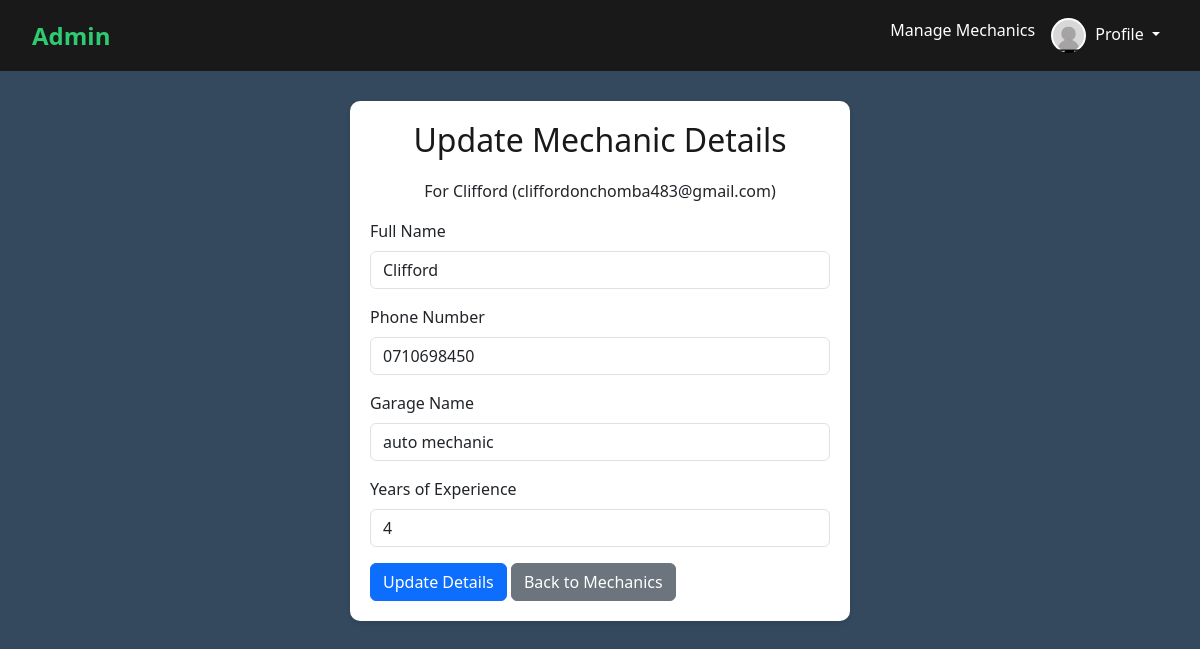
Page /loginup/admin_update_mechanic.php?mechanic_email=cliffordonchomba483@gmail.com (signed in) on the committed database.
### tables this page shows
CREATE TABLE `mechanics` (
  `id` int(11) NOT NULL,
  `email` varchar(255) NOT NULL,
  `full_name` varchar(255) NOT NULL,
  `phone_number` varchar(20) NOT NULL,
  `garage_name` varchar(255) NOT NULL,
  `experience` int(11) NOT NULL,
  `latitude` decimal(10,8) NOT NULL,
  `longitude` decimal(11,8) NOT NULL,
  `services_offered` text NOT NULL,
  `password` varchar(255) NOT NULL,
  `created_at` timestamp NOT NULL DEFAULT current_timestamp()
);

### loginup/admin_update_mechanic.php (the view, shortened to what this page needs)
<?php
require 'db_connect.php';
$mechanic_email = $_GET['mechanic_email'];
$stmt = $conn->prepare("SELECT email, full_name, phone_number, garage_name, experience FROM mechanics WHERE email = ?");
$stmt->bind_param("s", $mechanic_email);
$stmt->execute();
$result = $stmt->get_result();
$mechanic = $result->fetch_assoc();
?>
<!DOCTYPE html>
<html lang="en">
<head>
  <link href="https://cdn.jsdelivr.net/npm/bootstrap@5.3.0/dist/css/bootstrap.min.css" rel="stylesheet">
</head>
<body>
  <div id="main-content">
  <nav class="navbar navbar-expand-lg navbar-custom">
    <div class="container-fluid">
      <a class="navbar-brand" href="#">Admin</a>
      <div class="collapse navbar-collapse" id="adminNavbar">
        <ul class="navbar-nav ms-auto">
          <li class="nav-item"><a class="nav-link" href="admin_mechanics.php">Manage Mechanics</a></li>
          <li class="nav-item dropdown">
            <a class="nav-link dropdown-toggle" href="#" id="profileDropdown" role="button" data-bs-toggle="dropdown">
              <img src="../img/profile.jpeg" alt="Profile" class="profile-pic">
              <span>Profile</span>
            </a>
          </li>
        </ul>
      </div>
    </div>
  </nav>
  <div class="container">
    <h2>Update Mechanic Details</h2>
    <p class="text-center">For <?php echo htmlspecialchars($mechanic['full_name']); ?> (<?php echo htmlspecialchars($mechanic['email']); ?>)</p>
    <form action="admin_update_mechanic.php?mechanic_email=<?php echo urlencode($mechanic_email); ?>" method="post">
      <div class="mb-3">
        <label for="full_name" class="form-label">Full Name</label>
        <input type="text" class="form-control" id="full_name" name="full_name" value="<?php echo htmlspecialchars($mechanic['full_name']); ?>" required>
      </div>
      <div class="mb-3">
        <label for="phone_number" class="form-label">Phone Number</label>
        <input type="text" class="form-control" id="phone_number" name="phone_number" value="<?php echo htmlspecialchars($mechanic['phone_number']); ?>" required>
      </div>
      <div class="mb-3">
        <label for="garage_name" class="form-label">Garage Name</label>
        <input type="text" class="form-control" id="garage_name" name="garage_name" value="<?php echo htmlspecialchars($mechanic['garage_name']); ?>" required>
      </div>
      <div class="mb-3">
        <label for="experience" class="form-label">Years of Experience</label>
        <input type="number" class="form-control" id="experience" name="experience" value="<?php echo htmlspecialchars($mechanic['experience']); ?>" required>
      </div>
      <button type="submit" class="btn btn-primary">Update Details</button>
      <a href="admin_mechanics.php" class="btn btn-secondary">Back to Mechanics</a>
    </form>
  </div>
</body>
</html>

### loginup/admin_update_mechanic.php (style rules this page uses)
body { background: #34495e; }
.navbar-custom { background-color: #191919; padding: 10px 20px; }
.navbar-custom .navbar-brand { color: #2ecc71; font-weight: bold; font-size: 24px; }
.navbar-custom .nav-link { color: white !important; }
.profile-pic { width: 35px; height: 35px; border-radius: 50%; margin-right: 5px; }
.container { margin-top: 30px; max-width: 500px; background: #fff; padding: 20px; border-radius: 10px; box-shadow: 0 2px 5px rgba(0,0,0,0.1); }
h2 { text-align: center; margin-bottom: 20px; color: #191919; }

### rows in the picture
mechanics: full_name "Clifford", email "cliffordonchomba483@gmail.com", phone_number "0710698450", garage_name "auto mechanic", experience "4"
